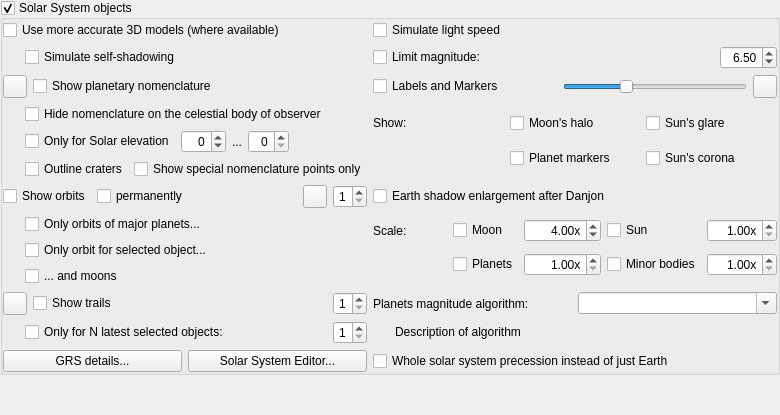
        <widget class="QWidget" name="page_SS">
         <layout class="QGridLayout" name="gridLayout_22">
          <property name="leftMargin">
           <number>0</number>
          </property>
          <property name="topMargin">
           <number>0</number>
          </property>
          <property name="rightMargin">
           <number>0</number>
          </property>
          <property name="bottomMargin">
           <number>0</number>
          </property>
          <property name="spacing">
           <number>0</number>
          </property>
          <item row="4" column="0">
           <spacer name="verticalSpacer">
            <property name="orientation">
             <enum>Qt::Vertical</enum>
            </property>
            <property name="sizeHint" stdset="0">
             <size>
              <width>20</width>
              <height>40</height>
             </size>
            </property>
           </spacer>
          </item>
          <item row="3" column="0">
           <widget class="QGroupBox" name="planetsGroupBox">
            <property name="title">
             <string>Solar System objects</string>
            </property>
            <property name="flat">
             <bool>true</bool>
            </property>
            <property name="checkable">
             <bool>true</bool>
            </property>
            <layout class="QGridLayout" name="gridLayout_20">
             <property name="leftMargin">
              <number>0</number>
             </property>
             <property name="topMargin">
              <number>0</number>
             </property>
             <property name="rightMargin">
              <number>0</number>
             </property>
             <property name="bottomMargin">
              <number>0</number>
             </property>
             <item row="2" column="1">
              <layout class="QHBoxLayout" name="horizontalLayout_17">
               <item>
                <widget class="QCheckBox" name="planetLabelCheckBox">
                 <property name="text">
                  <string>Labels and Markers</string>
                 </property>
                </widget>
               </item>
               <item>
                <widget class="QSlider" name="planetsLabelsHorizontalSlider">
                 <property name="sizePolicy">
                  <sizepolicy hsizetype="Preferred" vsizetype="Fixed">
                   <horstretch>0</horstretch>
                   <verstretch>0</verstretch>
                  </sizepolicy>
                 </property>
                 <property name="value">
                  <number>33</number>
                 </property>
                 <property name="orientation">
                  <enum>Qt::Horizontal</enum>
                 </property>
                </widget>
               </item>
               <item>
                <widget class="ColorButton" name="planetLabelColor">
                 <property name="toolTip">
                  <string>Color of planet labels</string>
                 </property>
                </widget>
               </item>
              </layout>
             </item>
             <item row="12" column="1">
              <layout class="QHBoxLayout" name="horizontalLayout_6">
               <item>
                <widget class="QLabel" name="planetDetailsLabel">
                 <property name="toolTip">
                  <string>Planets magnitude algorithm</string>
                 </property>
                 <property name="text">
                  <string>Planets magnitude algorithm:</string>
                 </property>
                </widget>
               </item>
               <item>
                <widget class="QComboBox" name="planetMagnitudeAlgorithmComboBox">
                 <property name="editable">
                  <bool>true</bool>
                 </property>
                 <property name="insertPolicy">
                  <enum>QComboBox::NoInsert</enum>
                 </property>
                </widget>
               </item>
              </layout>
             </item>
             <item row="12" column="0">
              <layout class="QHBoxLayout" name="horizontalLayout_19">
               <item>
                <widget class="ColorButton" name="planetTrailsColor">
                 <property name="toolTip">
                  <string>Color of trails</string>
                 </property>
                </widget>
               </item>
               <item>
                <widget class="QCheckBox" name="planetTrailsCheckBox">
                 <property name="sizePolicy">
                  <sizepolicy hsizetype="MinimumExpanding" vsizetype="Fixed">
                   <horstretch>0</horstretch>
                   <verstretch>0</verstretch>
                  </sizepolicy>
                 </property>
                 <property name="text">
                  <string>Show trails</string>
                 </property>
                </widget>
               </item>
               <item>
                <widget class="QSpinBox" name="planetTrailsThicknessSpinBox">
                 <property name="toolTip">
                  <string>Trails thickness in pixels</string>
                 </property>
                 <property name="alignment">
                  <set>Qt::AlignRight|Qt::AlignTrailing|Qt::AlignVCenter</set>
                 </property>
                 <property name="minimum">
                  <number>1</number>
                 </property>
                 <property name="maximum">
                  <number>5</number>
                 </property>
                </widget>
               </item>
              </layout>
             </item>
             <item row="8" column="1">
              <widget class="QCheckBox" name="shadowEnlargementDanjonCheckBox">
               <property name="toolTip">
                <string>Astronomical Almanac (default) has 2% enlargement, Danjon (1951) uses a slightly different model</string>
               </property>
               <property name="text">
                <string>Earth shadow enlargement after Danjon</string>
               </property>
              </widget>
             </item>
             <item row="1" column="1">
              <layout class="QHBoxLayout" name="planetLimMagHorizontalLayout">
               <item>
                <widget class="QCheckBox" name="planetLimitMagnitudeCheckBox">
                 <property name="sizePolicy">
                  <sizepolicy hsizetype="MinimumExpanding" vsizetype="Fixed">
                   <horstretch>0</horstretch>
                   <verstretch>0</verstretch>
                  </sizepolicy>
                 </property>
                 <property name="toolTip">
                  <string>Limit the magnitude of solar system objects</string>
                 </property>
                 <property name="text">
                  <string>Limit magnitude:</string>
                 </property>
                </widget>
               </item>
               <item>
                <widget class="QDoubleSpinBox" name="planetLimitMagnitudeDoubleSpinBox">
                 <property name="alignment">
                  <set>Qt::AlignRight|Qt::AlignTrailing|Qt::AlignVCenter</set>
                 </property>
                 <property name="maximum">
                  <double>22.000000000000000</double>
                 </property>
                 <property name="singleStep">
                  <double>0.100000000000000</double>
                 </property>
                 <property name="value">
                  <double>6.500000000000000</double>
                 </property>
                </widget>
               </item>
              </layout>
             </item>
             <item row="8" column="0">
              <layout class="QHBoxLayout" name="horizontalLayout_16">
               <property name="bottomMargin">
                <number>0</number>
               </property>
               <item>
                <widget class="QCheckBox" name="planetOrbitCheckBox">
                 <property name="sizePolicy">
                  <sizepolicy hsizetype="Minimum" vsizetype="Fixed">
                   <horstretch>0</horstretch>
                   <verstretch>0</verstretch>
                  </sizepolicy>
                 </property>
                 <property name="text">
                  <string>Show orbits</string>
                 </property>
                </widget>
               </item>
               <item>
                <widget class="QCheckBox" name="planetOrbitPermanentCheckBox">
                 <property name="sizePolicy">
                  <sizepolicy hsizetype="MinimumExpanding" vsizetype="Fixed">
                   <horstretch>0</horstretch>
                   <verstretch>0</verstretch>
                  </sizepolicy>
                 </property>
                 <property name="toolTip">
                  <string>Show orbit even if object is off screen</string>
                 </property>
                 <property name="text">
                  <string>permanently</string>
                 </property>
                </widget>
               </item>
               <item>
                <widget class="QToolButton" name="pushButtonOrbitColors">
                 <property name="toolTip">
                  <string>Configure colors of orbit lines</string>
                 </property>
                 <property name="text">
                  <string notr="true"/>
                 </property>
                 <property name="icon">
                  <iconset resource="../../data/gui/guiRes.qrc">
                   <normaloff>:/graphicGui/uibtSettings.png</normaloff>
                   <disabledoff>:/graphicGui/uibtSettings-disabled.png</disabledoff>:/graphicGui/uibtSettings.png</iconset>
                 </property>
                </widget>
               </item>
               <item>
                <widget class="QSpinBox" name="planetOrbitsThicknessSpinBox">
                 <property name="toolTip">
                  <string>Orbits thickness in pixels</string>
                 </property>
                 <property name="alignment">
                  <set>Qt::AlignRight|Qt::AlignTrailing|Qt::AlignVCenter</set>
                 </property>
                 <property name="minimum">
                  <number>1</number>
                 </property>
                 <property name="maximum">
                  <number>5</number>
                 </property>
                </widget>
               </item>
              </layout>
             </item>
             <item row="2" column="0">
              <layout class="QHBoxLayout" name="horizontalLayout_9">
               <item>
                <widget class="ColorButton" name="planetNomenclatureColor">
                 <property name="toolTip">
                  <string>Color of nomenclature labels</string>
                 </property>
                 <property name="text">
                  <string/>
                 </property>
                </widget>
               </item>
               <item>
                <widget class="QCheckBox" name="planetNomenclatureCheckBox">
                 <property name="toolTip">
                  <string>Show hints and labels for planetary features</string>
                 </property>
                 <property name="text">
                  <string>Show planetary nomenclature</string>
                 </property>
                </widget>
               </item>
              </layout>
             </item>
             <item row="13" column="0">
              <layout class="QHBoxLayout" name="horizontalLayout_18">
               <property name="leftMargin">
                <number>22</number>
               </property>
               <item>
                <widget class="QCheckBox" name="planetIsolatedTrailsCheckBox">
                 <property name="sizePolicy">
                  <sizepolicy hsizetype="MinimumExpanding" vsizetype="Fixed">
                   <horstretch>0</horstretch>
                   <verstretch>0</verstretch>
                  </sizepolicy>
                 </property>
                 <property name="toolTip">
                  <string>Deactivate this option if you want to see the trails for all Solar system bodies.</string>
                 </property>
                 <property name="text">
                  <string>Only for N latest selected objects:</string>
                 </property>
                </widget>
               </item>
               <item>
                <widget class="QSpinBox" name="planetIsolatedTrailsSpinBox">
                 <property name="alignment">
                  <set>Qt::AlignRight|Qt::AlignTrailing|Qt::AlignVCenter</set>
                 </property>
                 <property name="minimum">
                  <number>1</number>
                 </property>
                 <property name="maximum">
                  <number>5</number>
                 </property>
                 <property name="value">
                  <number>1</number>
                 </property>
                </widget>
               </item>
              </layout>
             </item>
             <item row="10" column="0">
              <layout class="QVBoxLayout" name="verticalLayout">
               <property name="leftMargin">
                <number>22</number>
               </property>
               <item>
                <widget class="QCheckBox" name="planetOrbitOnlyCheckBox">
                 <property name="toolTip">
                  <string>Hide orbits of minor bodies.</string>
                 </property>
                 <property name="text">
                  <string>Only orbits of major planets...</string>
                 </property>
                </widget>
               </item>
               <item>
                <widget class="QCheckBox" name="planetIsolatedOrbitCheckBox">
                 <property name="toolTip">
                  <string>Show orbit only for selected SSO</string>
                 </property>
                 <property name="text">
                  <string>Only orbit for selected object...</string>
                 </property>
                </widget>
               </item>
               <item>
                <widget class="QCheckBox" name="planetOrbitsMoonCheckBox">
                 <property name="toolTip">
                  <string>Also show moons of selected object or planets.</string>
                 </property>
                 <property name="text">
                  <string>... and moons</string>
                 </property>
                </widget>
               </item>
              </layout>
             </item>
             <item row="3" column="1">
              <layout class="QGridLayout" name="gridLayout_9">
               <item row="0" column="2">
                <widget class="QCheckBox" name="drawSunGlareCheckBox">
                 <property name="toolTip">
                  <string>Toggle drawing Sun's glare</string>
                 </property>
                 <property name="text">
                  <string>Sun's glare</string>
                 </property>
                </widget>
               </item>
               <item row="0" column="0">
                <widget class="QLabel" name="labelShow">
                 <property name="text">
                  <string>Show:</string>
                 </property>
                </widget>
               </item>
               <item row="0" column="1">
                <widget class="QCheckBox" name="drawMoonHaloCheckBox">
                 <property name="toolTip">
                  <string>Toggle drawing halo around the Moon</string>
                 </property>
                 <property name="text">
                  <string>Moon's halo</string>
                 </property>
                </widget>
               </item>
               <item row="1" column="2">
                <widget class="QCheckBox" name="drawSunCoronaCheckBox">
                 <property name="toolTip">
                  <string>Toggle permanent drawing of Sun's corona when atmosphere is disabled</string>
                 </property>
                 <property name="text">
                  <string>Sun's corona</string>
                 </property>
                </widget>
               </item>
               <item row="1" column="1">
                <widget class="QCheckBox" name="planetMarkerCheckBox">
                 <property name="text">
                  <string>Planet markers</string>
                 </property>
                </widget>
               </item>
              </layout>
             </item>
             <item row="0" column="0">
              <widget class="QCheckBox" name="planetUseObjModelsCheckBox">
               <property name="toolTip">
                <string/>
               </property>
               <property name="text">
                <string>Use more accurate 3D models (where available)</string>
               </property>
              </widget>
             </item>
             <item row="0" column="1">
              <widget class="QCheckBox" name="planetLightSpeedCheckBox">
               <property name="toolTip">
                <string>Activate this option to simulate the effect of real speed of light (recommended).</string>
               </property>
               <property name="text">
                <string>Simulate light speed</string>
               </property>
              </widget>
             </item>
             <item row="14" column="0">
              <layout class="QHBoxLayout" name="horizontalLayout_15">
               <item>
                <widget class="QPushButton" name="pushButtonGrsDetails">
                 <property name="toolTip">
                  <string>Jupiter's Great Red Spot...</string>
                 </property>
                 <property name="text">
                  <string>GRS details...</string>
                 </property>
                </widget>
               </item>
               <item>
                <widget class="QPushButton" name="pushButtonSSE">
                 <property name="text">
                  <string>Solar System Editor...</string>
                 </property>
                </widget>
               </item>
              </layout>
             </item>
             <item row="10" column="1">
              <layout class="QGridLayout" name="gridLayout_5">
               <property name="bottomMargin">
                <number>5</number>
               </property>
               <item row="1" column="2">
                <widget class="QCheckBox" name="planetScalePlanetsCheckBox">
                 <property name="text">
                  <string comment="scale">Planets</string>
                 </property>
                </widget>
               </item>
               <item row="1" column="4">
                <widget class="QCheckBox" name="planetScaleMinorBodyCheckBox">
                 <property name="text">
                  <string comment="scale">Minor bodies</string>
                 </property>
                </widget>
               </item>
               <item row="1" column="5">
                <widget class="QDoubleSpinBox" name="minorBodyScaleFactor">
                 <property name="alignment">
                  <set>Qt::AlignRight|Qt::AlignTrailing|Qt::AlignVCenter</set>
                 </property>
                 <property name="suffix">
                  <string notr="true">x</string>
                 </property>
                 <property name="decimals">
                  <number>2</number>
                 </property>
                 <property name="minimum">
                  <double>1.000000000000000</double>
                 </property>
                 <property name="maximum">
                  <double>100.000000000000000</double>
                 </property>
                 <property name="singleStep">
                  <double>0.500000000000000</double>
                 </property>
                </widget>
               </item>
               <item row="0" column="3">
                <widget class="QDoubleSpinBox" name="moonScaleFactor">
                 <property name="toolTip">
                  <string>Scale factor</string>
                 </property>
                 <property name="alignment">
                  <set>Qt::AlignRight|Qt::AlignTrailing|Qt::AlignVCenter</set>
                 </property>
                 <property name="suffix">
                  <string notr="true">x</string>
                 </property>
                 <property name="decimals">
                  <number>2</number>
                 </property>
                 <property name="minimum">
                  <double>1.000000000000000</double>
                 </property>
                 <property name="maximum">
                  <double>20.000000000000000</double>
                 </property>
                 <property name="singleStep">
                  <double>0.100000000000000</double>
                 </property>
                 <property name="value">
                  <double>4.000000000000000</double>
                 </property>
                </widget>
               </item>
               <item row="0" column="5">
                <widget class="QDoubleSpinBox" name="sunScaleFactor">
                 <property name="alignment">
                  <set>Qt::AlignRight|Qt::AlignTrailing|Qt::AlignVCenter</set>
                 </property>
                 <property name="suffix">
                  <string notr="true">x</string>
                 </property>
                 <property name="minimum">
                  <double>1.000000000000000</double>
                 </property>
                 <property name="maximum">
                  <double>500.000000000000000</double>
                 </property>
                 <property name="singleStep">
                  <double>0.500000000000000</double>
                 </property>
                </widget>
               </item>
               <item row="0" column="4">
                <widget class="QCheckBox" name="planetScaleSunCheckBox">
                 <property name="text">
                  <string comment="scale">Sun</string>
                 </property>
                </widget>
               </item>
               <item row="1" column="3">
                <widget class="QDoubleSpinBox" name="planetScaleFactor">
                 <property name="alignment">
                  <set>Qt::AlignRight|Qt::AlignTrailing|Qt::AlignVCenter</set>
                 </property>
                 <property name="suffix">
                  <string notr="true">x</string>
                 </property>
                 <property name="decimals">
                  <number>2</number>
                 </property>
                 <property name="minimum">
                  <double>1.000000000000000</double>
                 </property>
                 <property name="maximum">
                  <double>1000.000000000000000</double>
                 </property>
                </widget>
               </item>
               <item row="0" column="0">
                <widget class="QLabel" name="labelScale">
                 <property name="text">
                  <string>Scale:</string>
                 </property>
                </widget>
               </item>
               <item row="0" column="2">
                <widget class="QCheckBox" name="planetScaleMoonCheckBox">
                 <property name="text">
                  <string comment="scale">Moon</string>
                 </property>
                </widget>
               </item>
               <item row="0" column="1">
                <spacer name="horizontalSpacer_17">
                 <property name="orientation">
                  <enum>Qt::Horizontal</enum>
                 </property>
                 <property name="sizeHint" stdset="0">
                  <size>
                   <width>40</width>
                   <height>20</height>
                  </size>
                 </property>
                </spacer>
               </item>
              </layout>
             </item>
             <item row="3" column="0">
              <layout class="QVBoxLayout" name="verticalLayout_2">
               <property name="leftMargin">
                <number>22</number>
               </property>
               <item>
                <widget class="QCheckBox" name="hidePlanetNomenclatureCheckBox">
                 <property name="text">
                  <string>Hide nomenclature on the celestial body of observer</string>
                 </property>
                </widget>
               </item>
               <item>
                <layout class="QHBoxLayout" name="terminatorHorizontalLayout">
                 <item>
                  <widget class="QCheckBox" name="showTerminatorNomenclatureOnlyCheckBox">
                   <property name="toolTip">
                    <string>Label only features along the terminator</string>
                   </property>
                   <property name="text">
                    <string>Only for Solar elevation</string>
                   </property>
                  </widget>
                 </item>
                 <item>
                  <widget class="QSpinBox" name="terminatorMinAltSpinbox">
                   <property name="toolTip">
                    <string>Minimum Solar altitude</string>
                   </property>
                   <property name="alignment">
                    <set>Qt::AlignRight|Qt::AlignTrailing|Qt::AlignVCenter</set>
                   </property>
                   <property name="minimum">
                    <number>-90</number>
                   </property>
                   <property name="maximum">
                    <number>20</number>
                   </property>
                  </widget>
                 </item>
                 <item>
                  <widget class="QLabel" name="labelTerminator">
                   <property name="text">
                    <string>...</string>
                   </property>
                  </widget>
                 </item>
                 <item>
                  <widget class="QSpinBox" name="terminatorMaxAltSpinbox">
                   <property name="toolTip">
                    <string>Maximum Solar altitude</string>
                   </property>
                   <property name="alignment">
                    <set>Qt::AlignRight|Qt::AlignTrailing|Qt::AlignVCenter</set>
                   </property>
                   <property name="maximum">
                    <number>90</number>
                   </property>
                  </widget>
                 </item>
                 <item>
                  <spacer name="horizontalSpacer_6">
                   <property name="orientation">
                    <enum>Qt::Horizontal</enum>
                   </property>
                   <property name="sizeHint" stdset="0">
                    <size>
                     <width>40</width>
                     <height>20</height>
                    </size>
                   </property>
                  </spacer>
                 </item>
                </layout>
               </item>
               <item>
                <layout class="QHBoxLayout" name="horizontalLayout_Nomenclature">
                 <item>
                  <widget class="QCheckBox" name="outlineCratersCheckBox">
                   <property name="toolTip">
                    <string>Mark impact features with ellipses</string>
                   </property>
                   <property name="text">
                    <string>Outline craters</string>
                   </property>
                  </widget>
                 </item>
                 <item>
                  <widget class="QCheckBox" name="showSpecialNomenclatureOnlyCheckBox">
                   <property name="text">
                    <string>Show special nomenclature points only</string>
                   </property>
                  </widget>
                 </item>
                </layout>
               </item>
              </layout>
             </item>
             <item row="1" column="0">
              <layout class="QHBoxLayout" name="horizontalLayoutSelfShadowing">
               <property name="leftMargin">
                <number>22</number>
               </property>
               <item>
                <widget class="QCheckBox" name="planetShowObjSelfShadowsCheckBox">
                 <property name="toolTip">
                  <string/>
                 </property>
                 <property name="text">
                  <string>Simulate self-shadowing</string>
                 </property>
                </widget>
               </item>
              </layout>
             </item>
             <item row="13" column="1">
              <layout class="QVBoxLayout" name="verticalLayout_3">
               <property name="leftMargin">
                <number>22</number>
               </property>
               <property name="topMargin">
                <number>0</number>
               </property>
               <item>
                <widget class="QLabel" name="planetMagnitudeAlgorithmDescription">
                 <property name="text">
                  <string notr="true">Description of algorithm</string>
                 </property>
                 <property name="textFormat">
                  <enum>Qt::RichText</enum>
                 </property>
                 <property name="wordWrap">
                  <bool>true</bool>
                 </property>
                </widget>
               </item>
              </layout>
             </item>
             <item row="14" column="1">
              <widget class="QCheckBox" name="solarSystemPrecessionCheckBox">
               <property name="toolTip">
                <string>Changes the axis of precession to the solar system gravity center instead of Earth.</string>
               </property>
               <property name="text">
                <string>Whole solar system precession instead of just Earth</string>
               </property>
              </widget>
             </item>
            </layout>
           </widget>
          </item>
         </layout>
        </widget>
